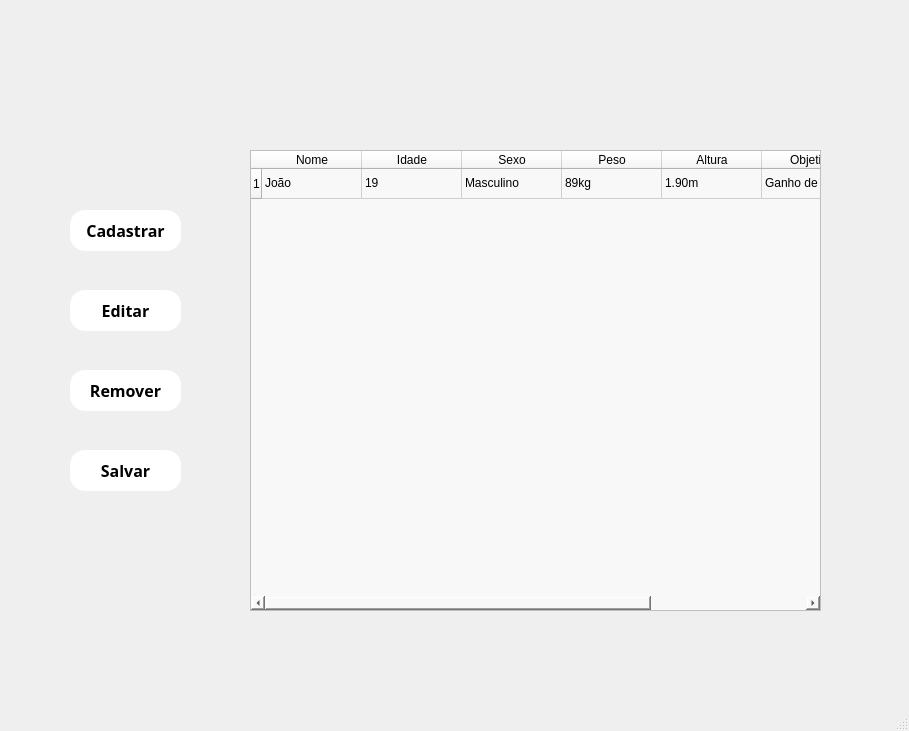
<?xml version="1.0" encoding="UTF-8"?>
<ui version="4.0">
 <class>MainWindow</class>
 <widget class="QMainWindow" name="MainWindow">
  <property name="geometry">
   <rect>
    <x>0</x>
    <y>0</y>
    <width>909</width>
    <height>731</height>
   </rect>
  </property>
  <property name="windowTitle">
   <string>MainWindow</string>
  </property>
  <widget class="QWidget" name="centralwidget">
   <widget class="QLabel" name="label">
    <property name="geometry">
     <rect>
      <x>0</x>
      <y>0</y>
      <width>911</width>
      <height>691</height>
     </rect>
    </property>
    <property name="text">
     <string/>
    </property>
    <property name="pixmap">
     <pixmap>../../img/white.jpg</pixmap>
    </property>
    <property name="scaledContents">
     <bool>true</bool>
    </property>
   </widget>
   <widget class="QLabel" name="label_2">
    <property name="geometry">
     <rect>
      <x>40</x>
      <y>50</y>
      <width>831</width>
      <height>621</height>
     </rect>
    </property>
    <property name="text">
     <string/>
    </property>
    <property name="pixmap">
     <pixmap>../../../../../../Users/suporte/Downloads/Frame 27 (8).png</pixmap>
    </property>
    <property name="scaledContents">
     <bool>true</bool>
    </property>
   </widget>
   <widget class="QLabel" name="label_4">
    <property name="geometry">
     <rect>
      <x>70</x>
      <y>70</y>
      <width>111</width>
      <height>91</height>
     </rect>
    </property>
    <property name="text">
     <string/>
    </property>
    <property name="pixmap">
     <pixmap>../../img/logoLfNutri.png</pixmap>
    </property>
    <property name="scaledContents">
     <bool>true</bool>
    </property>
   </widget>
   <widget class="QTableWidget" name="tabelaLista">
    <property name="geometry">
     <rect>
      <x>250</x>
      <y>150</y>
      <width>571</width>
      <height>461</height>
     </rect>
    </property>
    <property name="styleSheet">
     <string notr="true">background-color: rgb(248, 248, 248);</string>
    </property>
    <property name="editTriggers">
     <set>QAbstractItemView::NoEditTriggers</set>
    </property>
    <row>
     <property name="text">
      <string>1</string>
     </property>
    </row>
    <column>
     <property name="text">
      <string>Nome</string>
     </property>
    </column>
    <column>
     <property name="text">
      <string>Idade</string>
     </property>
    </column>
    <column>
     <property name="text">
      <string>Sexo</string>
     </property>
    </column>
    <column>
     <property name="text">
      <string>Peso</string>
     </property>
    </column>
    <column>
     <property name="text">
      <string>Altura</string>
     </property>
    </column>
    <column>
     <property name="text">
      <string>Objetivo</string>
     </property>
    </column>
    <column>
     <property name="text">
      <string>Plano</string>
     </property>
    </column>
    <item row="0" column="0">
     <property name="text">
      <string>João</string>
     </property>
    </item>
    <item row="0" column="1">
     <property name="text">
      <string>19</string>
     </property>
    </item>
    <item row="0" column="2">
     <property name="text">
      <string>Masculino</string>
     </property>
    </item>
    <item row="0" column="3">
     <property name="text">
      <string>89kg</string>
     </property>
    </item>
    <item row="0" column="4">
     <property name="text">
      <string>1.90m</string>
     </property>
    </item>
    <item row="0" column="5">
     <property name="text">
      <string>Ganho de peso</string>
     </property>
    </item>
    <item row="0" column="6">
     <property name="text">
      <string>Intermediário</string>
     </property>
    </item>
   </widget>
   <widget class="QPushButton" name="btnCadastrar">
    <property name="geometry">
     <rect>
      <x>70</x>
      <y>210</y>
      <width>111</width>
      <height>41</height>
     </rect>
    </property>
    <property name="font">
     <font>
      <family>Yu Gothic UI Semibold</family>
      <pointsize>12</pointsize>
      <weight>75</weight>
      <bold>true</bold>
     </font>
    </property>
    <property name="styleSheet">
     <string notr="true">background-color: rgb(255, 255, 255);
border-radius: 15px;</string>
    </property>
    <property name="text">
     <string>Cadastrar</string>
    </property>
   </widget>
   <widget class="QPushButton" name="btnEditar">
    <property name="geometry">
     <rect>
      <x>70</x>
      <y>290</y>
      <width>111</width>
      <height>41</height>
     </rect>
    </property>
    <property name="font">
     <font>
      <family>Yu Gothic UI Semibold</family>
      <pointsize>12</pointsize>
      <weight>75</weight>
      <bold>true</bold>
     </font>
    </property>
    <property name="styleSheet">
     <string notr="true">background-color: rgb(255, 255, 255);
border-radius: 15px;</string>
    </property>
    <property name="text">
     <string>Editar</string>
    </property>
   </widget>
   <widget class="QPushButton" name="btnRemover">
    <property name="geometry">
     <rect>
      <x>70</x>
      <y>370</y>
      <width>111</width>
      <height>41</height>
     </rect>
    </property>
    <property name="font">
     <font>
      <family>Yu Gothic UI Semibold</family>
      <pointsize>12</pointsize>
      <weight>75</weight>
      <bold>true</bold>
     </font>
    </property>
    <property name="styleSheet">
     <string notr="true">background-color: rgb(255, 255, 255);
border-radius: 15px;</string>
    </property>
    <property name="text">
     <string>Remover</string>
    </property>
   </widget>
   <widget class="QPushButton" name="btnSalvar">
    <property name="geometry">
     <rect>
      <x>70</x>
      <y>450</y>
      <width>111</width>
      <height>41</height>
     </rect>
    </property>
    <property name="font">
     <font>
      <family>Yu Gothic UI Semibold</family>
      <pointsize>12</pointsize>
      <weight>75</weight>
      <bold>true</bold>
     </font>
    </property>
    <property name="styleSheet">
     <string notr="true">background-color: rgb(255, 255, 255);
border-radius: 15px;</string>
    </property>
    <property name="text">
     <string>Salvar</string>
    </property>
   </widget>
  </widget>
  <widget class="QMenuBar" name="menubar">
   <property name="geometry">
    <rect>
     <x>0</x>
     <y>0</y>
     <width>909</width>
     <height>21</height>
    </rect>
   </property>
  </widget>
  <widget class="QStatusBar" name="statusbar"/>
 </widget>
 <resources/>
 <connections/>
</ui>
